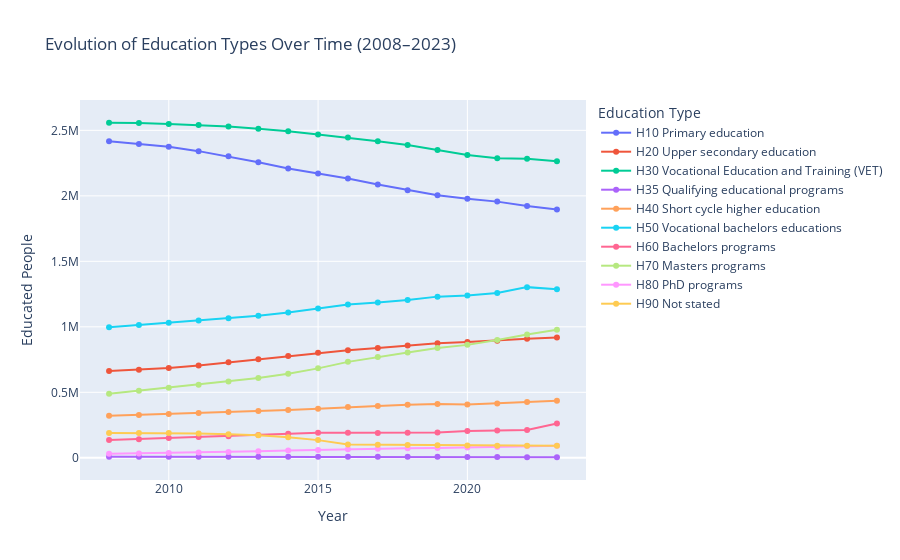

The notebook cell saved with this chart:
### Markdown cell above
## How Education Types Have Evolved Over Time

After comparing what regions prioritize, we now zoom out to look at **national trends in education types** from 2008 to 2023.

Each line in the chart below represents a different type of education — from primary schooling to PhDs — and shows how participation in each has changed over the past 15 years.

### Code cell
import pandas as pd
import plotly.express as px

# Load data
df_total = pd.read_excel("Database.xlsx")

# Select only year columns
year_cols = [col for col in df_total.columns if col.isdigit()]
edu_type_trend = df_total[["Education"] + year_cols].groupby("Education").sum().reset_index()

# Reshape to long format
edu_type_melted = edu_type_trend.melt(
    id_vars="Education",
    var_name="Year",
    value_name="Educated"
)
edu_type_melted["Year"] = edu_type_melted["Year"].astype(int)

# Create line chart
fig = px.line(
    edu_type_melted,
    x="Year",
    y="Educated",
    color="Education",
    markers=True,
    title="Evolution of Education Types Over Time (2008–2023)"
)

fig.update_layout(
    legend_title_text='Education Type',
    xaxis_title="Year",
    yaxis_title="Educated People"
)
fig.write_html("Evolution of Education Types Over Time.html")
fig.show()

### Figure 1 — Plotly figure (JSON) as saved in the notebook; plotly's stock layout.template omitted (floating-point values rounded to 4 significant figures)
{"data": [{"hovertemplate": "Education=H10 Primary education<br>Year=%{x}<br>Educated=%{y}<extra></extra>", "legendgroup": "H10 Primary education", "line": {"color": "#636efa", "dash": "solid"}, "marker": {"symbol": "circle"}, "mode": "lines+markers", "name": "H10 Primary education", "orientation": "v", "showlegend": true, "type": "scatter", "x": [2008, 2009, 2010, 2011, 2012, 2013, 2014, 2015, 2016, 2017, 2018, 2019, 2020, 2021, 2022, 2023], "xaxis": "x", "y": [2416126, 2395018, 2374636, 2341286, 2301884, 2256754, 2208534, 2171412, 2131762, 2086966, 2042928, 2004648, 1977056, 1955832, 1922750, 1896034], "yaxis": "y"}, {"hovertemplate": "Education=H20 Upper secondary education<br>Year=%{x}<br>Educated=%{y}<extra></extra>", "legendgroup": "H20 Upper secondary education", "line": {"color": "#EF553B", "dash": "solid"}, "marker": {"symbol": "circle"}, "mode": "lines+markers", "name": "H20 Upper secondary education", "orientation": "v", "showlegend": true, "type": "scatter", "x": [2008, 2009, 2010, 2011, 2012, 2013, 2014, 2015, 2016, 2017, 2018, 2019, 2020, 2021, 2022, 2023], "xaxis": "x", "y": [663630, 673156, 685468, 705048, 728984, 752314, 776398, 801114, 821530, 838562, 857688, 873814, 885042, 894546, 909502, 919278], "yaxis": "y"}, {"hovertemplate": "Education=H30 Vocational Education and Training (VET)<br>Year=%{x}<br>Educated=%{y}<extra></extra>", "legendgroup": "H30 Vocational Education and Training (VET)", "line": {"color": "#00cc96", "dash": "solid"}, "marker": {"symbol": "circle"}, "mode": "lines+markers", "name": "H30 Vocational Education and Training (VET)", "orientation": "v", "showlegend": true, "type": "scatter", "x": [2008, 2009, 2010, 2011, 2012, 2013, 2014, 2015, 2016, 2017, 2018, 2019, 2020, 2021, 2022, 2023], "xaxis": "x", "y": [2557996, 2556464, 2549004, 2540284, 2529086, 2511792, 2493286, 2467892, 2444452, 2416078, 2387452, 2350438, 2312408, 2287200, 2284090, 2264992], "yaxis": "y"}, {"hovertemplate": "Education=H35 Qualifying educational programs<br>Year=%{x}<br>Educated=%{y}<extra></extra>", "legendgroup": "H35 Qualifying educational programs", "line": {"color": "#ab63fa", "dash": "solid"}, "marker": {"symbol": "circle"}, "mode": "lines+markers", "name": "H35 Qualifying educational programs", "orientation": "v", "showlegend": true, "type": "scatter", "x": [2008, 2009, 2010, 2011, 2012, 2013, 2014, 2015, 2016, 2017, 2018, 2019, 2020, 2021, 2022, 2023], "xaxis": "x", "y": [7992, 7952, 7852, 7782, 7808, 7910, 7926, 7758, 7606, 7458, 7434, 7162, 6932, 6568, 4360, 4252], "yaxis": "y"}, {"hovertemplate": "Education=H40 Short cycle higher education<br>Year=%{x}<br>Educated=%{y}<extra></extra>", "legendgroup": "H40 Short cycle higher education", "line": {"color": "#FFA15A", "dash": "solid"}, "marker": {"symbol": "circle"}, "mode": "lines+markers", "name": "H40 Short cycle higher education", "orientation": "v", "showlegend": true, "type": "scatter", "x": [2008, 2009, 2010, 2011, 2012, 2013, 2014, 2015, 2016, 2017, 2018, 2019, 2020, 2021, 2022, 2023], "xaxis": "x", "y": [320674, 327290, 334460, 341558, 348910, 357280, 364814, 374378, 387936, 396412, 405148, 411346, 407188, 414914, 425482, 436510], "yaxis": "y"}, {"hovertemplate": "Education=H50 Vocational bachelors educations<br>Year=%{x}<br>Educated=%{y}<extra></extra>", "legendgroup": "H50 Vocational bachelors educations", "line": {"color": "#19d3f3", "dash": "solid"}, "marker": {"symbol": "circle"}, "mode": "lines+markers", "name": "H50 Vocational bachelors educations", "orientation": "v", "showlegend": true, "type": "scatter", "x": [2008, 2009, 2010, 2011, 2012, 2013, 2014, 2015, 2016, 2017, 2018, 2019, 2020, 2021, 2022, 2023], "xaxis": "x", "y": [996086, 1013934, 1031758, 1049024, 1064634, 1084310, 1108772, 1139610, 1170194, 1186390, 1204322, 1230534, 1238708, 1258070, 1303000, 1286916], "yaxis": "y"}, {"hovertemplate": "Education=H60 Bachelors programs<br>Year=%{x}<br>Educated=%{y}<extra></extra>", "legendgroup": "H60 Bachelors programs", "line": {"color": "#FF6692", "dash": "solid"}, "marker": {"symbol": "circle"}, "mode": "lines+markers", "name": "H60 Bachelors programs", "orientation": "v", "showlegend": true, "type": "scatter", "x": [2008, 2009, 2010, 2011, 2012, 2013, 2014, 2015, 2016, 2017, 2018, 2019, 2020, 2021, 2022, 2023], "xaxis": "x", "y": [135398, 142626, 151836, 158742, 165400, 174056, 184056, 191226, 191516, 189894, 192164, 192300, 205514, 208654, 212908, 262128], "yaxis": "y"}, {"hovertemplate": "Education=H70 Masters programs<br>Year=%{x}<br>Educated=%{y}<extra></extra>", "legendgroup": "H70 Masters programs", "line": {"color": "#B6E880", "dash": "solid"}, "marker": {"symbol": "circle"}, "mode": "lines+markers", "name": "H70 Masters programs", "orientation": "v", "showlegend": true, "type": "scatter", "x": [2008, 2009, 2010, 2011, 2012, 2013, 2014, 2015, 2016, 2017, 2018, 2019, 2020, 2021, 2022, 2023], "xaxis": "x", "y": [488248, 512078, 534684, 558048, 582430, 610032, 642240, 682824, 732546, 770178, 804604, 838188, 862224, 899680, 941706, 977422], "yaxis": "y"}, {"hovertemplate": "Education=H80 PhD programs<br>Year=%{x}<br>Educated=%{y}<extra></extra>", "legendgroup": "H80 PhD programs", "line": {"color": "#FF97FF", "dash": "solid"}, "marker": {"symbol": "circle"}, "mode": "lines+markers", "name": "H80 PhD programs", "orientation": "v", "showlegend": true, "type": "scatter", "x": [2008, 2009, 2010, 2011, 2012, 2013, 2014, 2015, 2016, 2017, 2018, 2019, 2020, 2021, 2022, 2023], "xaxis": "x", "y": [30940, 33806, 37194, 40834, 44652, 49254, 54956, 60404, 66130, 69908, 73518, 75584, 78512, 82946, 90162, 92812], "yaxis": "y"}, {"hovertemplate": "Education=H90 Not stated<br>Year=%{x}<br>Educated=%{y}<extra></extra>", "legendgroup": "H90 Not stated", "line": {"color": "#FECB52", "dash": "solid"}, "marker": {"symbol": "circle"}, "mode": "lines+markers", "name": "H90 Not stated", "orientation": "v", "showlegend": true, "type": "scatter", "x": [2008, 2009, 2010, 2011, 2012, 2013, 2014, 2015, 2016, 2017, 2018, 2019, 2020, 2021, 2022, 2023], "xaxis": "x", "y": [190164, 190184, 188732, 185750, 180284, 172502, 157712, 135000, 101066, 99544, 97412, 96016, 93756, 92914, 92848, 92602], "yaxis": "y"}], "layout": {"legend": {"title": {"text": "Education Type"}, "tracegroupgap": 0}, "title": {"text": "Evolution of Education Types Over Time (2008–2023)"}, "xaxis": {"anchor": "y", "domain": [0, 1], "title": {"text": "Year"}}, "yaxis": {"anchor": "x", "domain": [0, 1], "title": {"text": "Educated People"}}}}
